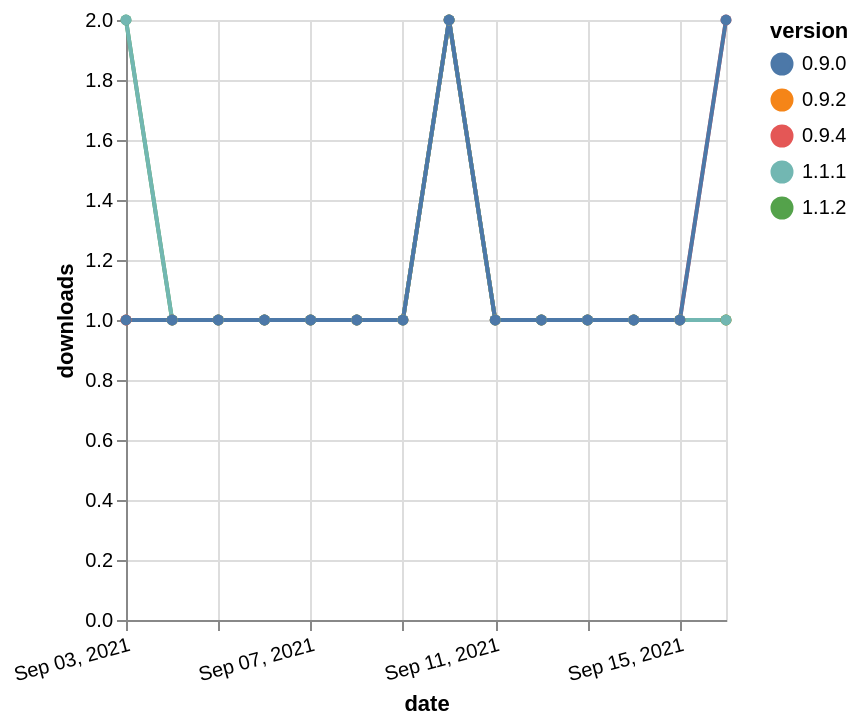

Describe this chart as a Vega-Lite specification.
### Vega-Lite specification from a JSON file in a GitHub repository (floating-point values rounded to 4 significant figures)
{"$schema": "https://vega.github.io/schema/vega-lite/v5.json", "description": "A simple bar chart with embedded data.", "data": {"values": [{"date": "2021-09-03", "total": 185, "delta": 1, "version": "0.9.2"}, {"date": "2021-09-04", "total": 186, "delta": 1, "version": "0.9.2"}, {"date": "2021-09-05", "total": 187, "delta": 1, "version": "0.9.2"}, {"date": "2021-09-06", "total": 188, "delta": 1, "version": "0.9.2"}, {"date": "2021-09-07", "total": 189, "delta": 1, "version": "0.9.2"}, {"date": "2021-09-08", "total": 190, "delta": 1, "version": "0.9.2"}, {"date": "2021-09-09", "total": 191, "delta": 1, "version": "0.9.2"}, {"date": "2021-09-10", "total": 193, "delta": 2, "version": "0.9.2"}, {"date": "2021-09-11", "total": 194, "delta": 1, "version": "0.9.2"}, {"date": "2021-09-12", "total": 195, "delta": 1, "version": "0.9.2"}, {"date": "2021-09-13", "total": 196, "delta": 1, "version": "0.9.2"}, {"date": "2021-09-14", "total": 197, "delta": 1, "version": "0.9.2"}, {"date": "2021-09-15", "total": 198, "delta": 1, "version": "0.9.2"}, {"date": "2021-09-16", "total": 199, "delta": 1, "version": "0.9.2"}, {"date": "2021-09-03", "total": 193, "delta": 1, "version": "0.9.4"}, {"date": "2021-09-04", "total": 194, "delta": 1, "version": "0.9.4"}, {"date": "2021-09-05", "total": 195, "delta": 1, "version": "0.9.4"}, {"date": "2021-09-06", "total": 196, "delta": 1, "version": "0.9.4"}, {"date": "2021-09-07", "total": 197, "delta": 1, "version": "0.9.4"}, {"date": "2021-09-08", "total": 198, "delta": 1, "version": "0.9.4"}, {"date": "2021-09-09", "total": 199, "delta": 1, "version": "0.9.4"}, {"date": "2021-09-10", "total": 201, "delta": 2, "version": "0.9.4"}, {"date": "2021-09-11", "total": 202, "delta": 1, "version": "0.9.4"}, {"date": "2021-09-12", "total": 203, "delta": 1, "version": "0.9.4"}, {"date": "2021-09-13", "total": 204, "delta": 1, "version": "0.9.4"}, {"date": "2021-09-14", "total": 205, "delta": 1, "version": "0.9.4"}, {"date": "2021-09-15", "total": 206, "delta": 1, "version": "0.9.4"}, {"date": "2021-09-16", "total": 208, "delta": 2, "version": "0.9.4"}, {"date": "2021-09-03", "total": 98, "delta": 2, "version": "1.1.2"}, {"date": "2021-09-04", "total": 99, "delta": 1, "version": "1.1.2"}, {"date": "2021-09-05", "total": 100, "delta": 1, "version": "1.1.2"}, {"date": "2021-09-06", "total": 101, "delta": 1, "version": "1.1.2"}, {"date": "2021-09-07", "total": 102, "delta": 1, "version": "1.1.2"}, {"date": "2021-09-08", "total": 103, "delta": 1, "version": "1.1.2"}, {"date": "2021-09-09", "total": 104, "delta": 1, "version": "1.1.2"}, {"date": "2021-09-10", "total": 106, "delta": 2, "version": "1.1.2"}, {"date": "2021-09-11", "total": 107, "delta": 1, "version": "1.1.2"}, {"date": "2021-09-12", "total": 108, "delta": 1, "version": "1.1.2"}, {"date": "2021-09-13", "total": 109, "delta": 1, "version": "1.1.2"}, {"date": "2021-09-14", "total": 110, "delta": 1, "version": "1.1.2"}, {"date": "2021-09-15", "total": 111, "delta": 1, "version": "1.1.2"}, {"date": "2021-09-16", "total": 112, "delta": 1, "version": "1.1.2"}, {"date": "2021-09-03", "total": 114, "delta": 2, "version": "1.1.1"}, {"date": "2021-09-04", "total": 115, "delta": 1, "version": "1.1.1"}, {"date": "2021-09-05", "total": 116, "delta": 1, "version": "1.1.1"}, {"date": "2021-09-06", "total": 117, "delta": 1, "version": "1.1.1"}, {"date": "2021-09-07", "total": 118, "delta": 1, "version": "1.1.1"}, {"date": "2021-09-08", "total": 119, "delta": 1, "version": "1.1.1"}, {"date": "2021-09-09", "total": 120, "delta": 1, "version": "1.1.1"}, {"date": "2021-09-10", "total": 122, "delta": 2, "version": "1.1.1"}, {"date": "2021-09-11", "total": 123, "delta": 1, "version": "1.1.1"}, {"date": "2021-09-12", "total": 124, "delta": 1, "version": "1.1.1"}, {"date": "2021-09-13", "total": 125, "delta": 1, "version": "1.1.1"}, {"date": "2021-09-14", "total": 126, "delta": 1, "version": "1.1.1"}, {"date": "2021-09-15", "total": 127, "delta": 1, "version": "1.1.1"}, {"date": "2021-09-16", "total": 128, "delta": 1, "version": "1.1.1"}, {"date": "2021-09-03", "total": 238, "delta": 1, "version": "0.9.0"}, {"date": "2021-09-04", "total": 239, "delta": 1, "version": "0.9.0"}, {"date": "2021-09-05", "total": 240, "delta": 1, "version": "0.9.0"}, {"date": "2021-09-06", "total": 241, "delta": 1, "version": "0.9.0"}, {"date": "2021-09-07", "total": 242, "delta": 1, "version": "0.9.0"}, {"date": "2021-09-08", "total": 243, "delta": 1, "version": "0.9.0"}, {"date": "2021-09-09", "total": 244, "delta": 1, "version": "0.9.0"}, {"date": "2021-09-10", "total": 246, "delta": 2, "version": "0.9.0"}, {"date": "2021-09-11", "total": 247, "delta": 1, "version": "0.9.0"}, {"date": "2021-09-12", "total": 248, "delta": 1, "version": "0.9.0"}, {"date": "2021-09-13", "total": 249, "delta": 1, "version": "0.9.0"}, {"date": "2021-09-14", "total": 250, "delta": 1, "version": "0.9.0"}, {"date": "2021-09-15", "total": 251, "delta": 1, "version": "0.9.0"}, {"date": "2021-09-16", "total": 253, "delta": 2, "version": "0.9.0"}]}, "width": "container", "mark": {"type": "line", "point": {"filled": true}}, "encoding": {"x": {"field": "date", "type": "temporal", "timeUnit": "yearmonthdate", "title": "date", "axis": {"labelAngle": -15}}, "y": {"field": "delta", "type": "quantitative", "title": "downloads"}, "color": {"field": "version", "type": "nominal"}, "tooltip": {"field": "delta"}}}
